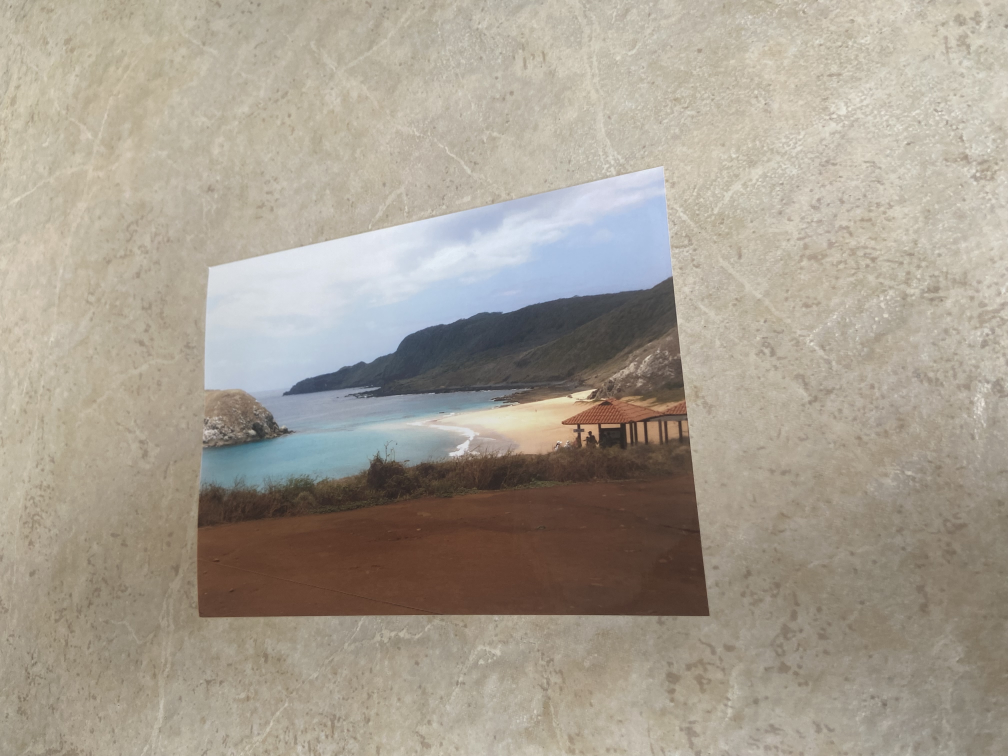
#> input picture img/foto1_cap1.jpg, 4032 x 3024 px (shown at 1/4 size)
$ python corner_detect2.py
#> lines starting #> are read from the running program, lines starting #| are printed output that depends on the picture; after the words box and inside, x2 and y2 are one past the last pixel; in counts of white or black regions, pixels touching at a corner belong together
import cv2
import numpy as np
import matplotlib.pyplot as plt

def get_intersection(line1, line2):
    rho1, theta1 = line1[0]
    rho2, theta2 = line2[0]
    A = np.array([[np.cos(theta1), np.sin(theta1)], [np.cos(theta2), np.sin(theta2)]])
    b = np.array([[rho1], [rho2]])
    x, y = np.linalg.solve(A, b)
    x, y = int(x), int(y)
    return (x, y)

# read and display image
img = cv2.imread('../img/foto1_cap1.jpg')
#> img is the input picture: shape (3024, 4032, 3); mean B, G, R 145.2, 157.9, 166.1
plt.imshow(img)
plt.show()

# resize image to workable size
dim_limit = 1080
max_dim = max(img.shape[:2])
if max_dim > dim_limit:
    resize_scale = dim_limit / max_dim
    img = cv2.resize(img, None, fx=resize_scale, fy=resize_scale)
#> img: shape (810, 1080, 3)

# convert image to grayscale/blurred versions
gray = cv2.cvtColor(img, cv2.COLOR_BGR2GRAY)
blur = cv2.GaussianBlur(gray, (5, 5), 0)

# threshold the image to create a binary image
ret, thresh = cv2.threshold(blur, 0, 255, cv2.THRESH_BINARY_INV + cv2.THRESH_OTSU)
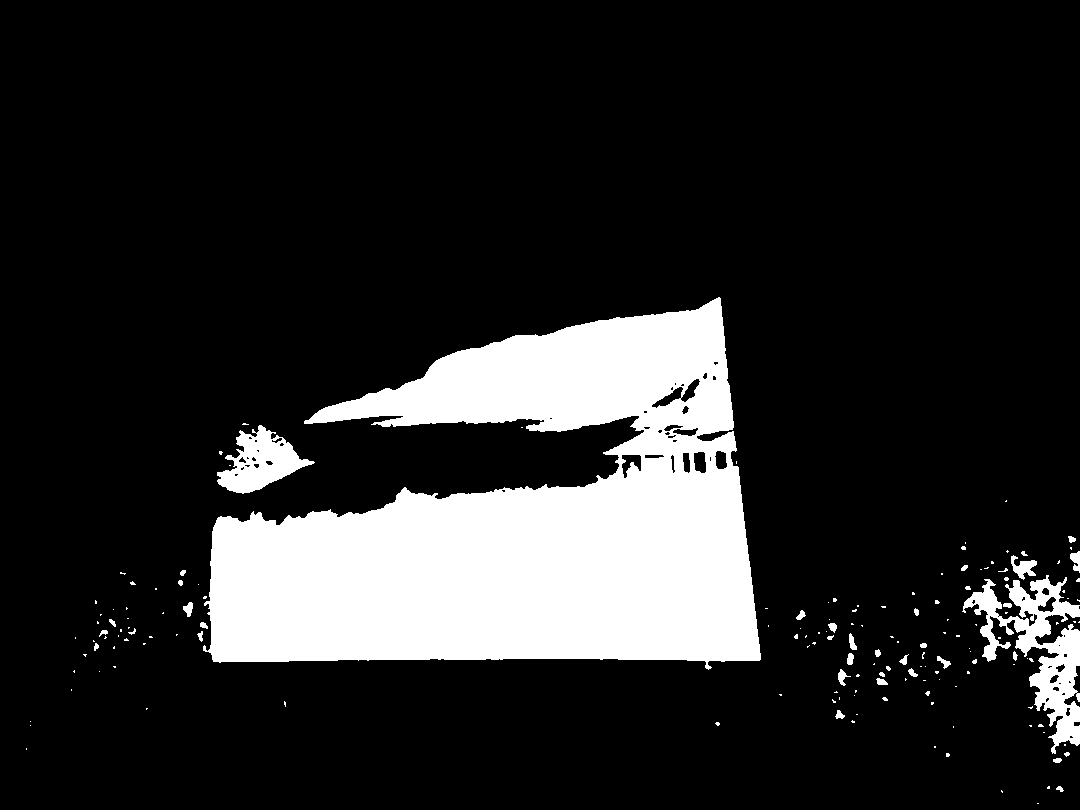
#> thresh: shape (810, 1080); 15.9% white; 163 white regions (125 under 20 px), largest, box (x1, y1, x2, y2) and area: (203, 297, 761, 670) 125552, (962, 575, 1080, 754) 7335, (217, 425, 315, 494) 3296
#> ret = 125

# perform morphological transformations to remove noise
kernel = np.ones((24,24), np.uint8)
opening = cv2.morphologyEx(thresh, cv2.MORPH_OPEN, kernel, iterations=3)
#> opening: shape (810, 1080); 12.1% white; 2 white regions, box (x1, y1, x2, y2) and area: (214, 476, 756, 665) 88123, (469, 323, 674, 422) 17792

# sure background area
sure_bg = cv2.dilate(opening, kernel, iterations=35)
#> sure_bg: shape (810, 1080); 98.9% white; 1 black region, box (x1, y1, x2, y2) and area: (0, 0, 84, 126) 9805

# find sure foreground area
dist_transform = cv2.distanceTransform(opening, cv2.DIST_L2, 5)
ret, sure_fg = cv2.threshold(dist_transform, 0.7*dist_transform.max(), 255, 0)
#> sure_fg: shape (810, 1080) float32; 1.5% white; 1 white region, box (x1, y1, x2, y2) and area: (279, 541, 691, 600) 13551
#> ret = 65.8

# find unknown region
sure_fg = np.uint8(sure_fg)
unknown = cv2.subtract(sure_bg, sure_fg)
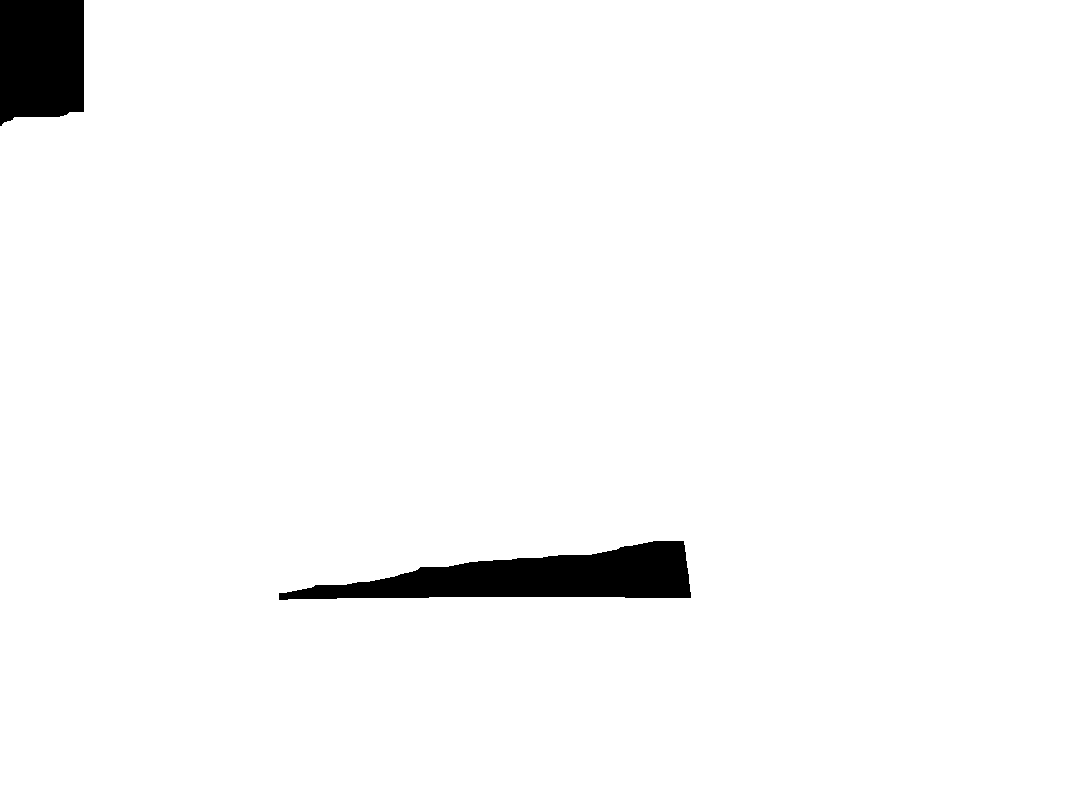
#> unknown: shape (810, 1080); 97.3% white; 2 black regions, box (x1, y1, x2, y2) and area: (279, 541, 691, 600) 13551, (0, 0, 84, 126) 9805

# marker labelling
ret, markers = cv2.connectedComponents(sure_fg)
#> ret = 2

# add one to all labels so that sure background is not 0, but 1
markers = markers+1

# mark the region of unknown with zero
markers[unknown==255] = 0
#> markers: shape (810, 1080) int32; 3 distinct labels, from 0 to 2

# watershed
markers = cv2.watershed(img, markers)
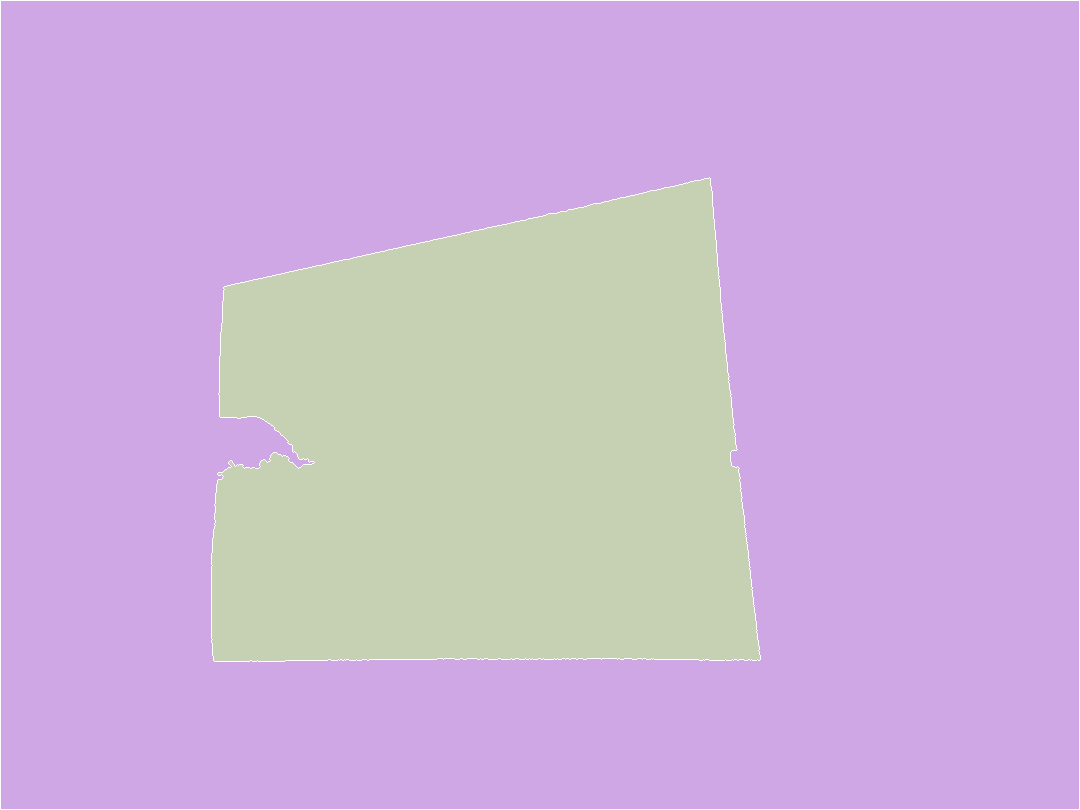
#> markers: shape (810, 1080) int32; 3 distinct labels, from -1 to 2; one colour per label, 0 black, -1 white
img[markers == -1] = [255, 0, 0]
#> img: shape (810, 1080, 3); mean B, G, R 145.8, 156.7, 164.8

# display image with marker labels
plt.imshow(markers)
plt.show()

# generate mask image
mask = np.zeros(img.shape[:2], np.uint8)
mask[markers==-1] = 255

# perform hough line transform over the mask
lines = cv2.HoughLines(mask, 2, np.pi/180, 150)

# draw lines on the image
for line in lines:
    rho, theta = line[0]
    a = np.cos(theta)
    b = np.sin(theta)
    x0 = a*rho
    y0 = b*rho
    x1 = int(x0 + 1000*(-b))
    y1 = int(y0 + 1000*(a))
    x2 = int(x0 - 1000*(-b))
    y2 = int(y0 - 1000*(a))
    cv2.line(img, (x1, y1), (x2, y2), (0, 0, 255), 2)
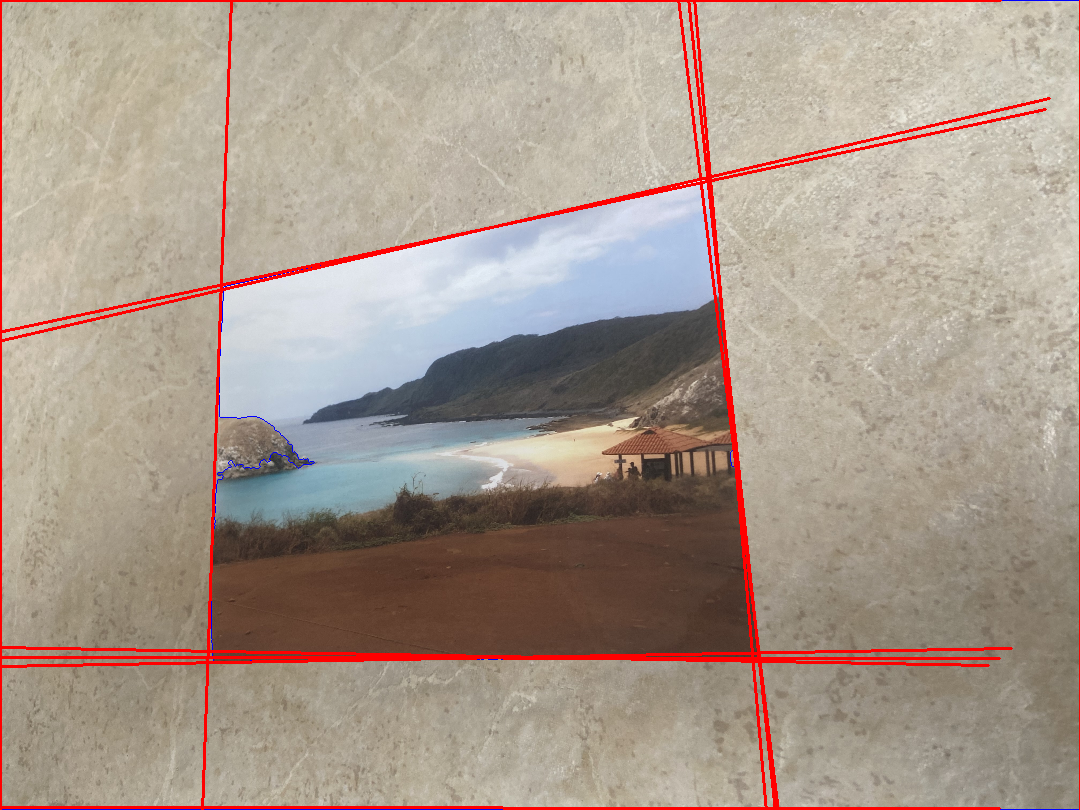
#> img: shape (810, 1080, 3); mean B, G, R 140.4, 152.4, 168.8

# show the image with the lines drawn on it
plt.imshow(img)
plt.show()

points = []

# iterate through all line combinations
for i, line1 in enumerate(lines):
    for j, line2 in enumerate(lines):
        if i == j:
            continue
        # check angle between lines
        angle = abs(line1[0][1] - line2[0][1])
        if angle > np.pi / 2:
            angle = abs(angle - np.pi)
        if angle < np.pi / 4:
            continue
        # find intersection point
        point = get_intersection(line1, line2)
        if point not in points:
            points.append(point)
            if len(points) == 4:
                break
    if len(points) == 4:
        break

print(points)

$ run again, with img/foto1_cap2.jpg copied over img/foto1_cap1.jpg
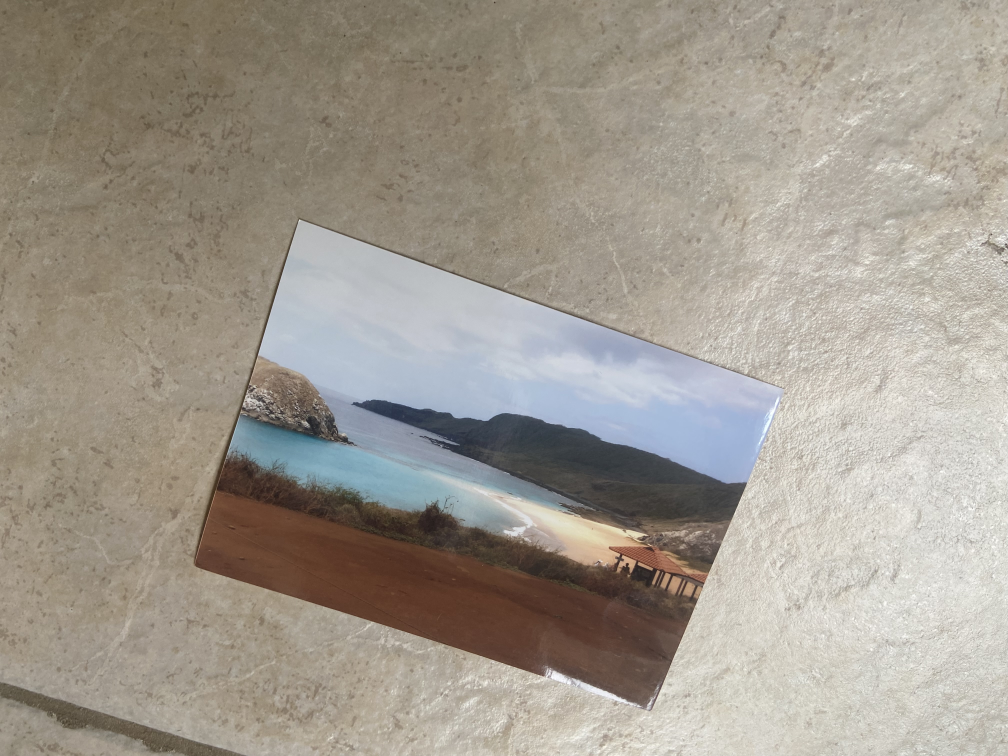
#> input picture img/foto1_cap2.jpg, 4032 x 3024 px (shown at 1/4 size)
#> img is the input picture: shape (3024, 4032, 3); mean B, G, R 143.1, 153.5, 160.4
#> `ret, thresh = cv2.threshold(blur, 0, 255, cv2.THRESH_BINARY_INV + cv2...`:
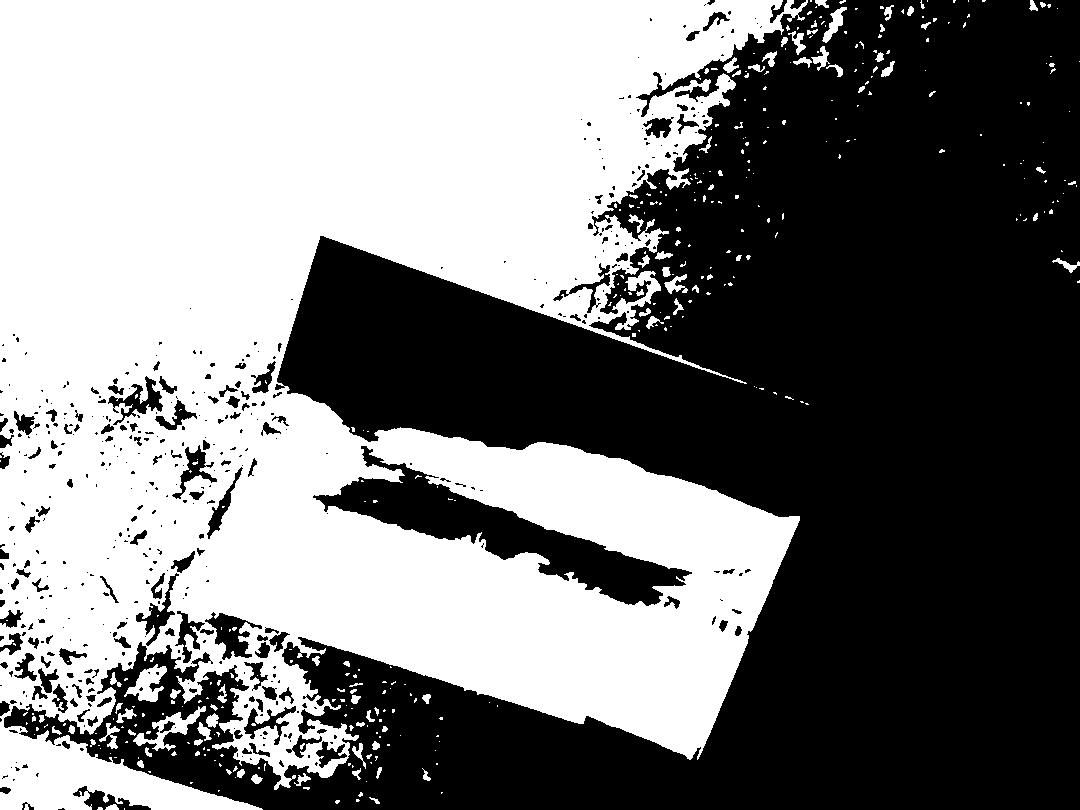
#> thresh: shape (810, 1080); 48.8% white; 385 white regions (299 under 20 px), largest, box (x1, y1, x2, y2) and area: (0, 0, 808, 810) 418422, (133, 706, 206, 751) 882, (124, 664, 167, 702) 779
#> `ret, thresh = cv2.threshold(blur, 0, 255, cv2.THRESH_BINARY_INV + cv2...`: ret = 153
#> opening: shape (810, 1080); 31.6% white; 3 white regions, box (x1, y1, x2, y2) and area: (0, 0, 653, 384) 192276, (212, 480, 726, 740) 70161, (547, 461, 722, 565) 14191
#> sure_bg: shape (810, 1080); 99.9% white; 1 black region, box (x1, y1, x2, y2) and area: (1073, 0, 1080, 96) 672
#> `ret, sure_fg = cv2.threshold(dist_transform, 0.7*dist_transform.max(),..`: ret = 238.9
#> unknown: shape (810, 1080); 97.8% white; 2 black regions, box (x1, y1, x2, y2) and area: (0, 0, 377, 108) 18809, (1073, 0, 1080, 96) 672
#> `ret, markers = cv2.connectedComponents(sure_fg)`: ret = 2
#> after the loop `for line in lines:`:
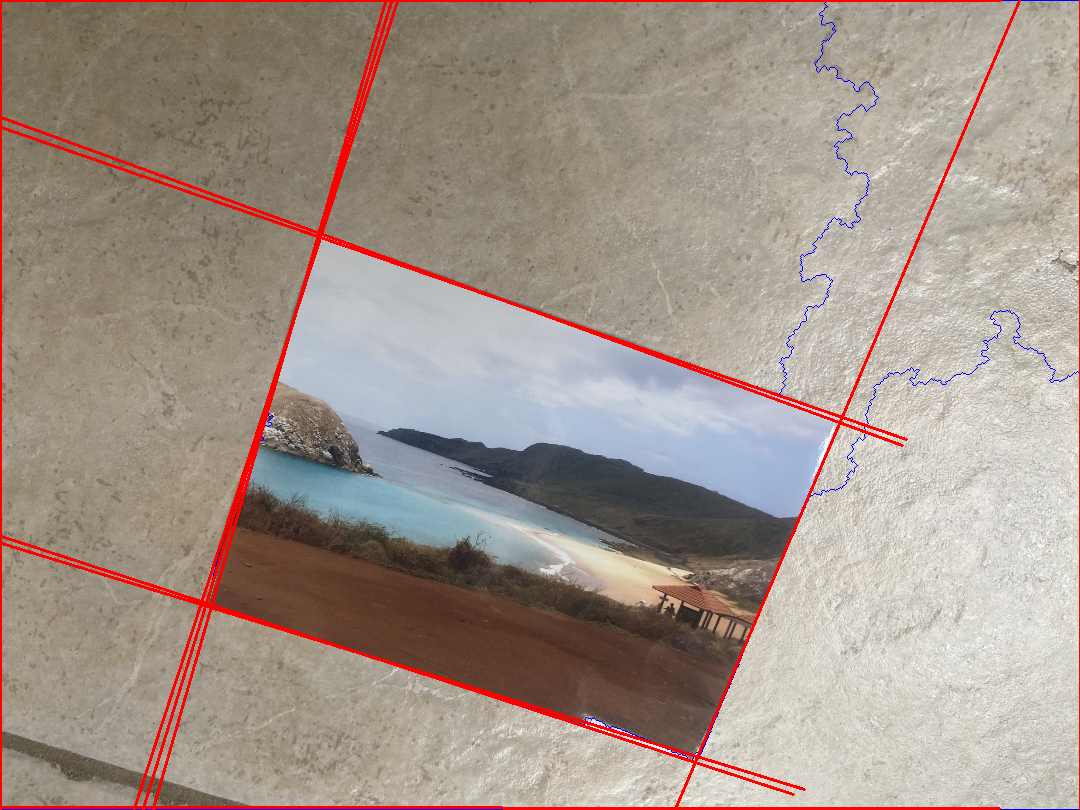
#> img: shape (810, 1080, 3); mean B, G, R 139.2, 148.6, 162.9
